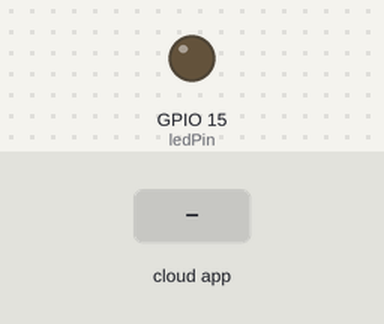
A sketch run on a simulated ESP32. Parts: output pins drawn as LEDs (lit = HIGH). Inputs (shaded band) come from the test bench.

Above: at 1.2 s.
1.3 s: the phone or cloud app sets led to 1
At 1.6 s:
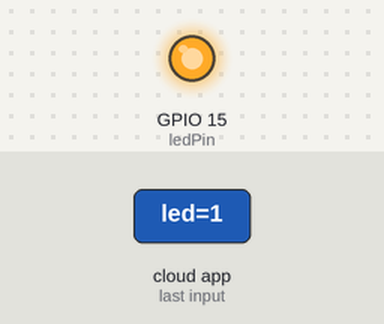
2.8 s: the phone or cloud app sets led to 0
At 3.9 s:
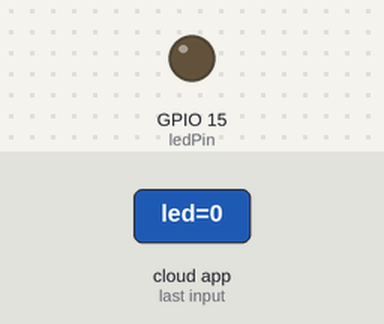
Timing chart, 0 to 5.8 s (numbered marks = the images above; inputs shaded):
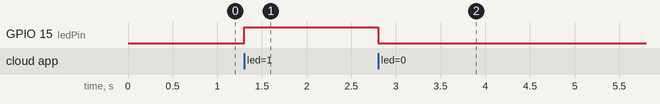

The sketch:

ESP32_ThingerIO.ino
```cpp
#include <ThingerESP32.h>

#define USERNAME "afif_ishamsyah"
#define DEVICE_ID "device_001"
#define DEVICE_CREDENTIAL "U5a!bzxwZDIX"

#define SSID "Nyari Koneksi"
#define SSID_PASSWORD "Ampastahu"

ThingerESP32 thing(USERNAME, DEVICE_ID, DEVICE_CREDENTIAL);

//float tempCelcius = 0;
int ledPin = 15;

void setup() {
  pinMode(ledPin, OUTPUT);

  thing.add_wifi(SSID, SSID_PASSWORD);

  // digital pin control example (i.e. turning on/off a light, a relay, configuring a parameter, etc)
  thing["led"] << digitalPin(ledPin);

  // resource output example (i.e. reading a sensor value)
  //thing["tempCelcius"] >> outputValue(tempCelcius);

  // more details at http://docs.thinger.io/arduino/
}

void loop() {
  thing.handle();
//  float temperature = analogRead(A0);
//  float voltage = (temperature / 2048.0) * 3300; // 5000 to get millivots.
//  tempCelcius = voltage * 0.1;
//  float tempFahrenheit = (tempCelcius * 1.8) + 32;
}
```

Measured:
- after the input at 1.3 s, GPIO 15 (ledPin): LOW → HIGH at once
- after the input at 2.8 s, GPIO 15 (ledPin): HIGH → LOW at once
